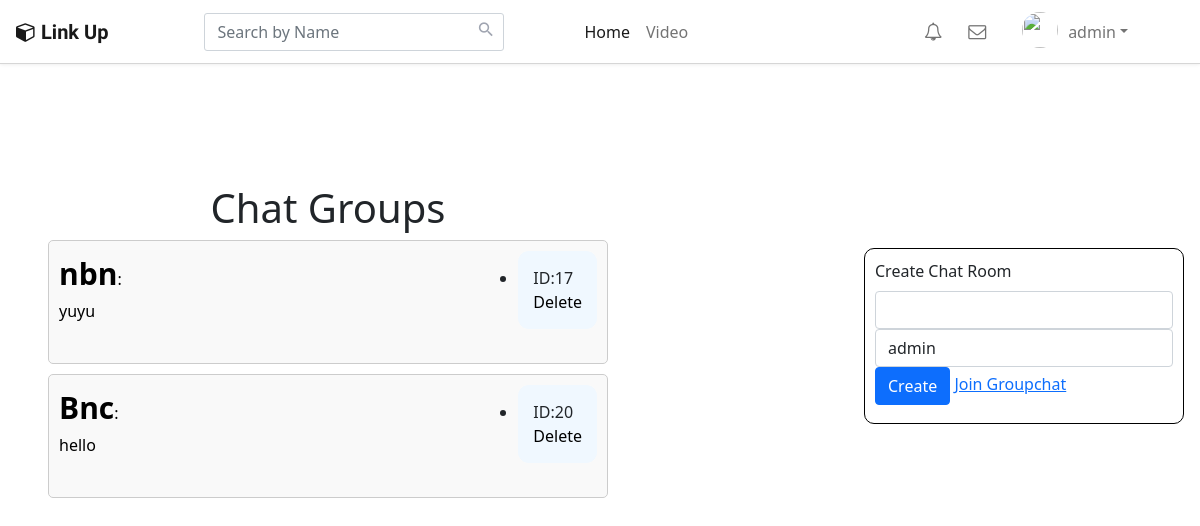
The page /groupchat/index.php (signed in) on the database its author committed.
### tables this page shows
CREATE TABLE `chat_room` (
  `id` int(20) NOT NULL,
  `name` varchar(30) NOT NULL,
  `room_name` varchar(100) NOT NULL
);

### groupchat/insert.php (the view, shortened to what this page needs)
<?php
include 'config.php';
$name = $_SESSION['name'];
$sql="SELECT * FROM chat_room where name = '$name' ";
$result = $conn->query($sql);
if ($result->num_rows > 0) {
  while($row = $result->fetch_assoc()) {
    $id = $row['id'];
    $room_name = $row['room_name'];
    echo "<div class='message'>
        <div class='box'>
          <a href='display.php?user_id=$id&room_name=$room_name'>
            <strong>" . $row["room_name"] . "</strong>:
          </a>";
          echo "<p> ID:" . $row["id"] . "</> <br><a href='#' class='delete-link' data-id='$id'>Delete </a> </p>";
echo "  </div>";
    $iddd = $row['id'];
    $sqll = "SELECT name, MAX(chats) AS msg FROM `groupchat` WHERE chat_room = '$iddd' AND name = '$name'";
    $resultt = $conn->query($sqll);
    if ($resultt->num_rows > 0) {
      while($rows = $resultt->fetch_assoc()) {
        echo "<a class='gm'>" . $rows["msg"] . "</a>";
        echo "</div>";
      }
    }
  }
}
?>

### client/assets/css/landing_page.css (style rules this page uses)
body { background-color: #f0f2f5 }

### groupchat/insert.php (style rules this page uses)
p { background-color: aliceblue; padding: 15px; border-radius: 11px; display: list-item; }
strong { font-size:30px; }
.box { display: flex; justify-content: space-between; }
.message { border: 1px solid #ccc; padding: 10px; margin-bottom: 10px; background-color: #f9f9f9; border-radius: 5px; }
.message p { margin: 0; font-size: 16px; }
.message a { color: black; text-decoration: none; }
.gm { position: relative; bottom:30px; color: black; }

### groupchat/index.php (style rules this page uses)
body { background-color:#ededed; }

### rows shown on the page
chat_room: room_name "nbn", id "17", msg "yuyu"
chat_room: room_name "Bnc", id "20", msg "hello"

### other values the page prints
$_SESSION["username"] "admin"
$name "admin"
